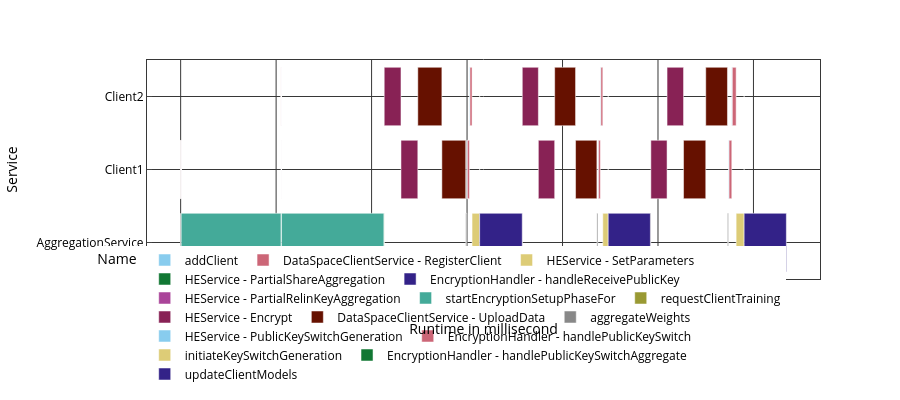

The notebook cell saved with this chart:
### Code cell
df = px.data.tips()
fig = px.bar(data_joined, base="Start_without_offset", x="runtime_ms", y="Service", color='Name', orientation='h',
             hover_data=["EndTime", "StartMs", "runtime_ms"], labels={"runtime_ms": "Runtime in millisecond", "Service": "Service"}, color_discrete_sequence=px.colors.qualitative.Safe,
             height=400)
fig.show()

### Figure 1 — Plotly figure (JSON) as saved in the notebook; plotly's stock layout.template omitted (floating-point values rounded to 4 significant figures)
{"data": [{"base": [0, 5254.0], "customdata": [["16:42:45.841870", 0], ["16:42:53.846724", 8005.0]], "hovertemplate": "Name=addClient<br>Start_without_offset=%{base}<br>Runtime in millisecond=%{x}<br>Service=%{y}<br>EndTime=%{customdata[0]}<br>StartMs=%{customdata[1]}<extra></extra>", "legendgroup": "addClient", "marker": {"color": "rgb(136, 204, 238)", "pattern": {"shape": ""}}, "name": "addClient", "orientation": "h", "showlegend": true, "textposition": "auto", "type": "bar", "x": [0.001708, 0.001292], "xaxis": "x", "y": ["AggregationService", "AggregationService"], "yaxis": "y"}, {"base": [0.001708, 5254.0], "customdata": [["16:42:45.854911", 13.04], ["16:42:53.857312", 8015.0]], "hovertemplate": "Name=DataSpaceClientService - RegisterClient<br>Start_without_offset=%{base}<br>Runtime in millisecond=%{x}<br>Service=%{y}<br>EndTime=%{customdata[0]}<br>StartMs=%{customdata[1]}<extra></extra>", "legendgroup": "DataSpaceClientService - RegisterClient", "marker": {"color": "rgb(204, 102, 119)", "pattern": {"shape": ""}}, "name": "DataSpaceClientService - RegisterClient", "orientation": "h", "showlegend": true, "textposition": "auto", "type": "bar", "x": [17.29, 12.76], "xaxis": "x", "y": ["Client1", "Client2"], "yaxis": "y"}, {"base": [17.29, 5266.0], "customdata": [["16:42:45.863316", 21.45], ["16:42:53.865943", 8024.0]], "hovertemplate": "Name=HEService - SetParameters<br>Start_without_offset=%{base}<br>Runtime in millisecond=%{x}<br>Service=%{y}<br>EndTime=%{customdata[0]}<br>StartMs=%{customdata[1]}<extra></extra>", "legendgroup": "HEService - SetParameters", "marker": {"color": "rgb(221, 204, 119)", "pattern": {"shape": ""}}, "name": "HEService - SetParameters", "orientation": "h", "showlegend": true, "textposition": "auto", "type": "bar", "x": [8.359, 8.579], "xaxis": "x", "y": ["Client1", "Client2"], "yaxis": "y"}, {"base": [25.65, 5275.0, 5275.0], "customdata": [["16:42:50.867832", 5026.0], ["16:42:58.854589", 13010.0], ["16:42:58.855781", 13010.0]], "hovertemplate": "Name=HEService - PartialShareAggregation<br>Start_without_offset=%{base}<br>Runtime in millisecond=%{x}<br>Service=%{y}<br>EndTime=%{customdata[0]}<br>StartMs=%{customdata[1]}<extra></extra>", "legendgroup": "HEService - PartialShareAggregation", "marker": {"color": "rgb(17, 119, 51)", "pattern": {"shape": ""}}, "name": "HEService - PartialShareAggregation", "orientation": "h", "showlegend": true, "textposition": "auto", "type": "bar", "x": [0.001084, 0.00175, 0.002333], "xaxis": "x", "y": ["Client1", "Client1", "Client2"], "yaxis": "y"}, {"base": [25.65, 5275.0, 5276.0], "customdata": [["16:42:50.872998", 5031.0], ["16:42:58.860615", 13020.0], ["16:42:58.863080", 13020.0]], "hovertemplate": "Name=EncryptionHandler - handleReceivePublicKey<br>Start_without_offset=%{base}<br>Runtime in millisecond=%{x}<br>Service=%{y}<br>EndTime=%{customdata[0]}<br>StartMs=%{customdata[1]}<extra></extra>", "legendgroup": "EncryptionHandler - handleReceivePublicKey", "marker": {"color": "rgb(51, 34, 136)", "pattern": {"shape": ""}}, "name": "EncryptionHandler - handleReceivePublicKey", "orientation": "h", "showlegend": true, "textposition": "auto", "type": "bar", "x": [1.316, 1.569, 1.571], "xaxis": "x", "y": ["Client1", "Client1", "Client2"], "yaxis": "y"}, {"base": [26.96, 5278.0, 5280.0], "customdata": [["16:42:50.904355", 5062.0], ["16:42:58.881874", 13040.0], ["16:42:59.063884", 13220.0]], "hovertemplate": "Name=HEService - PartialRelinKeyAggregation<br>Start_without_offset=%{base}<br>Runtime in millisecond=%{x}<br>Service=%{y}<br>EndTime=%{customdata[0]}<br>StartMs=%{customdata[1]}<extra></extra>", "legendgroup": "HEService - PartialRelinKeyAggregation", "marker": {"color": "rgb(170, 68, 153)", "pattern": {"shape": ""}}, "name": "HEService - PartialRelinKeyAggregation", "orientation": "h", "showlegend": true, "textposition": "auto", "type": "bar", "x": [2.481, 2.423, 2.647], "xaxis": "x", "y": ["Client1", "Client1", "Client2"], "yaxis": "y"}, {"base": [29.44, 5283.0], "customdata": [["16:42:51.065956", 5224.0], ["16:42:59.221070", 13380.0]], "hovertemplate": "Name=startEncryptionSetupPhaseFor<br>Start_without_offset=%{base}<br>Runtime in millisecond=%{x}<br>Service=%{y}<br>EndTime=%{customdata[0]}<br>StartMs=%{customdata[1]}<extra></extra>", "legendgroup": "startEncryptionSetupPhaseFor", "marker": {"color": "rgb(68, 170, 153)", "pattern": {"shape": ""}}, "name": "startEncryptionSetupPhaseFor", "orientation": "h", "showlegend": true, "textposition": "auto", "type": "bar", "x": [5224.0, 5374.0], "xaxis": "x", "y": ["AggregationService", "AggregationService"], "yaxis": "y"}, {"base": [10660.0, 17890.0, 24600.0], "customdata": [["16:43:09.286822", 23440.0], ["16:43:32.626307", 46780.0], ["16:43:59.294675", 73450.0]], "hovertemplate": "Name=requestClientTraining<br>Start_without_offset=%{base}<br>Runtime in millisecond=%{x}<br>Service=%{y}<br>EndTime=%{customdata[0]}<br>StartMs=%{customdata[1]}<extra></extra>", "legendgroup": "requestClientTraining", "marker": {"color": "rgb(153, 153, 51)", "pattern": {"shape": ""}}, "name": "requestClientTraining", "orientation": "h", "showlegend": true, "textposition": "auto", "type": "bar", "x": [4.168, 3.369, 25.58], "xaxis": "x", "y": ["AggregationService", "AggregationService", "AggregationService"], "yaxis": "y"}, {"base": [10660.0, 11540.0, 17890.0, 18730.0, 24630.0, 25470.0], "customdata": [["16:43:22.080275", 36240.0], ["16:43:22.128913", 36290.0], ["16:43:45.040738", 59200.0], ["16:43:45.095335", 59250.0], ["16:44:11.311717", 85470.0], ["16:44:11.447461", 85610.0]], "hovertemplate": "Name=HEService - Encrypt<br>Start_without_offset=%{base}<br>Runtime in millisecond=%{x}<br>Service=%{y}<br>EndTime=%{customdata[0]}<br>StartMs=%{customdata[1]}<extra></extra>", "legendgroup": "HEService - Encrypt", "marker": {"color": "rgb(136, 34, 85)", "pattern": {"shape": ""}}, "name": "HEService - Encrypt", "orientation": "h", "showlegend": true, "textposition": "auto", "type": "bar", "x": [877.9, 881.4, 841.9, 854.6, 848.3, 863.3], "xaxis": "x", "y": ["Client2", "Client1", "Client2", "Client1", "Client1", "Client2"], "yaxis": "y"}, {"base": [12420.0, 13680.0, 19590.0, 20680.0, 26340.0, 27500.0], "customdata": [["16:43:23.387515", 37550.0], ["16:43:23.424320", 37580.0], ["16:43:46.161624", 60320.0], ["16:43:46.242709", 60400.0], ["16:44:12.500789", 86660.0], ["16:44:12.615570", 86770.0]], "hovertemplate": "Name=DataSpaceClientService - UploadData<br>Start_without_offset=%{base}<br>Runtime in millisecond=%{x}<br>Service=%{y}<br>EndTime=%{customdata[0]}<br>StartMs=%{customdata[1]}<extra></extra>", "legendgroup": "DataSpaceClientService - UploadData", "marker": {"color": "rgb(102, 17, 0)", "pattern": {"shape": ""}}, "name": "DataSpaceClientService - UploadData", "orientation": "h", "showlegend": true, "textposition": "auto", "type": "bar", "x": [1260.0, 1250.0, 1094.0, 1116.0, 1163.0, 1137.0], "xaxis": "x", "y": ["Client2", "Client1", "Client2", "Client1", "Client1", "Client2"], "yaxis": "y"}, {"base": [14930.0, 21800.0, 28640.0], "customdata": [["16:43:25.141169", 39300.0], ["16:43:50.128681", 64290.0], ["16:44:15.151077", 89310.0]], "hovertemplate": "Name=aggregateWeights<br>Start_without_offset=%{base}<br>Runtime in millisecond=%{x}<br>Service=%{y}<br>EndTime=%{customdata[0]}<br>StartMs=%{customdata[1]}<extra></extra>", "legendgroup": "aggregateWeights", "marker": {"color": "rgb(136, 136, 136)", "pattern": {"shape": ""}}, "name": "aggregateWeights", "orientation": "h", "showlegend": true, "textposition": "auto", "type": "bar", "x": [56.83, 54.81, 54.62], "xaxis": "x", "y": ["AggregationService", "AggregationService", "AggregationService"], "yaxis": "y"}, {"base": [14990.0, 15130.0, 21850.0, 21980.0, 28690.0, 28870.0], "customdata": [["16:43:25.337108", 39500.0], ["16:43:25.538703", 39700.0], ["16:43:50.278805", 64440.0], ["16:43:50.412243", 64570.0], ["16:44:15.332222", 89490.0], ["16:44:15.570098", 89730.0]], "hovertemplate": "Name=HEService - PublicKeySwitchGeneration<br>Start_without_offset=%{base}<br>Runtime in millisecond=%{x}<br>Service=%{y}<br>EndTime=%{customdata[0]}<br>StartMs=%{customdata[1]}<extra></extra>", "legendgroup": "HEService - PublicKeySwitchGeneration", "marker": {"color": "rgb(136, 204, 238)", "pattern": {"shape": ""}}, "name": "HEService - PublicKeySwitchGeneration", "orientation": "h", "showlegend": true, "textposition": "auto", "type": "bar", "x": [30.75, 30.01, 29.22, 29.06, 29.5, 28.61], "xaxis": "x", "y": ["Client1", "Client2", "Client1", "Client2", "Client1", "Client2"], "yaxis": "y"}, {"base": [15020.0, 15160.0, 21880.0, 22010.0, 28720.0, 28890.0], "customdata": [["16:43:25.337140", 39500.0], ["16:43:25.538735", 39700.0], ["16:43:50.278883", 64440.0], ["16:43:50.412272", 64570.0], ["16:44:15.332249", 89490.0], ["16:44:15.570135", 89730.0]], "hovertemplate": "Name=EncryptionHandler - handlePublicKeySwitch<br>Start_without_offset=%{base}<br>Runtime in millisecond=%{x}<br>Service=%{y}<br>EndTime=%{customdata[0]}<br>StartMs=%{customdata[1]}<extra></extra>", "legendgroup": "EncryptionHandler - handlePublicKeySwitch", "marker": {"color": "rgb(204, 102, 119)", "pattern": {"shape": ""}}, "name": "EncryptionHandler - handlePublicKeySwitch", "orientation": "h", "showlegend": true, "textposition": "auto", "type": "bar", "x": [107.1, 106.4, 98.36, 98.4, 142.7, 199.0], "xaxis": "x", "y": ["Client1", "Client2", "Client1", "Client2", "Client1", "Client2"], "yaxis": "y"}, {"base": [15260.0, 22110.0, 29090.0], "customdata": [["16:43:25.538867", 39700.0], ["16:43:50.412411", 64570.0], ["16:44:15.570328", 89730.0]], "hovertemplate": "Name=initiateKeySwitchGeneration<br>Start_without_offset=%{base}<br>Runtime in millisecond=%{x}<br>Service=%{y}<br>EndTime=%{customdata[0]}<br>StartMs=%{customdata[1]}<extra></extra>", "legendgroup": "initiateKeySwitchGeneration", "marker": {"color": "rgb(221, 204, 119)", "pattern": {"shape": ""}}, "name": "initiateKeySwitchGeneration", "orientation": "h", "showlegend": true, "textposition": "auto", "type": "bar", "x": [397.6, 283.7, 419.2], "xaxis": "x", "y": ["AggregationService", "AggregationService", "AggregationService"], "yaxis": "y"}, {"base": [15660.0, 15660.0, 22390.0, 22390.0, 29510.0, 29510.0], "customdata": [["16:43:25.539497", 39700.0], ["16:43:25.540009", 39700.0], ["16:43:50.413017", 64570.0], ["16:43:50.413632", 64570.0], ["16:44:15.570967", 89730.0], ["16:44:15.572985", 89730.0]], "hovertemplate": "Name=EncryptionHandler - handlePublicKeySwitchAggregate<br>Start_without_offset=%{base}<br>Runtime in millisecond=%{x}<br>Service=%{y}<br>EndTime=%{customdata[0]}<br>StartMs=%{customdata[1]}<extra></extra>", "legendgroup": "EncryptionHandler - handlePublicKeySwitchAggregate", "marker": {"color": "rgb(17, 119, 51)", "pattern": {"shape": ""}}, "name": "EncryptionHandler - handlePublicKeySwitchAggregate", "orientation": "h", "showlegend": true, "textposition": "auto", "type": "bar", "x": [0.007333, 0.01317, 0.02492, 0.006917, 0.007417, 0.006916], "xaxis": "x", "y": ["Client1", "Client2", "Client1", "Client2", "Client1", "Client2"], "yaxis": "y"}, {"base": [15660.0, 22390.0, 29510.0], "customdata": [["16:43:28.692864", 42850.0], ["16:43:53.533310", 67690.0], ["16:44:18.698909", 92860.0]], "hovertemplate": "Name=updateClientModels<br>Start_without_offset=%{base}<br>Runtime in millisecond=%{x}<br>Service=%{y}<br>EndTime=%{customdata[0]}<br>StartMs=%{customdata[1]}<extra></extra>", "legendgroup": "updateClientModels", "marker": {"color": "rgb(51, 34, 136)", "pattern": {"shape": ""}}, "name": "updateClientModels", "orientation": "h", "showlegend": true, "textposition": "auto", "type": "bar", "x": [2230.0, 2208.0, 2211.0], "xaxis": "x", "y": ["AggregationService", "AggregationService", "AggregationService"], "yaxis": "y"}], "layout": {"barmode": "relative", "height": 400, "legend": {"title": {"text": "Name"}, "tracegroupgap": 0}, "margin": {"t": 60}, "xaxis": {"anchor": "y", "domain": [0, 1], "title": {"text": "Runtime in millisecond"}}, "yaxis": {"anchor": "x", "domain": [0, 1], "title": {"text": "Service"}}}}
